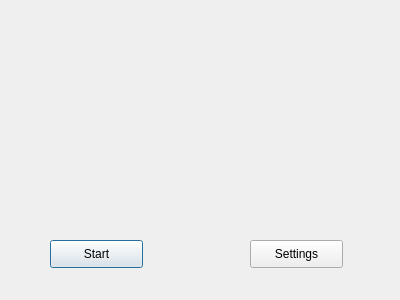
<?xml version="1.0" encoding="UTF-8"?>
<ui version="4.0">
 <class>Dialog</class>
 <widget class="QDialog" name="Dialog">
  <property name="geometry">
   <rect>
    <x>0</x>
    <y>0</y>
    <width>400</width>
    <height>300</height>
   </rect>
  </property>
  <property name="windowTitle">
   <string>Dialog</string>
  </property>
  <widget class="QPushButton" name="pushButton">
   <property name="geometry">
    <rect>
     <x>50</x>
     <y>240</y>
     <width>93</width>
     <height>28</height>
    </rect>
   </property>
   <property name="text">
    <string>Start</string>
   </property>
  </widget>
  <widget class="QPushButton" name="pushButton_2">
   <property name="geometry">
    <rect>
     <x>250</x>
     <y>240</y>
     <width>93</width>
     <height>28</height>
    </rect>
   </property>
   <property name="text">
    <string>Settings</string>
   </property>
  </widget>
 </widget>
 <resources/>
 <connections/>
</ui>
